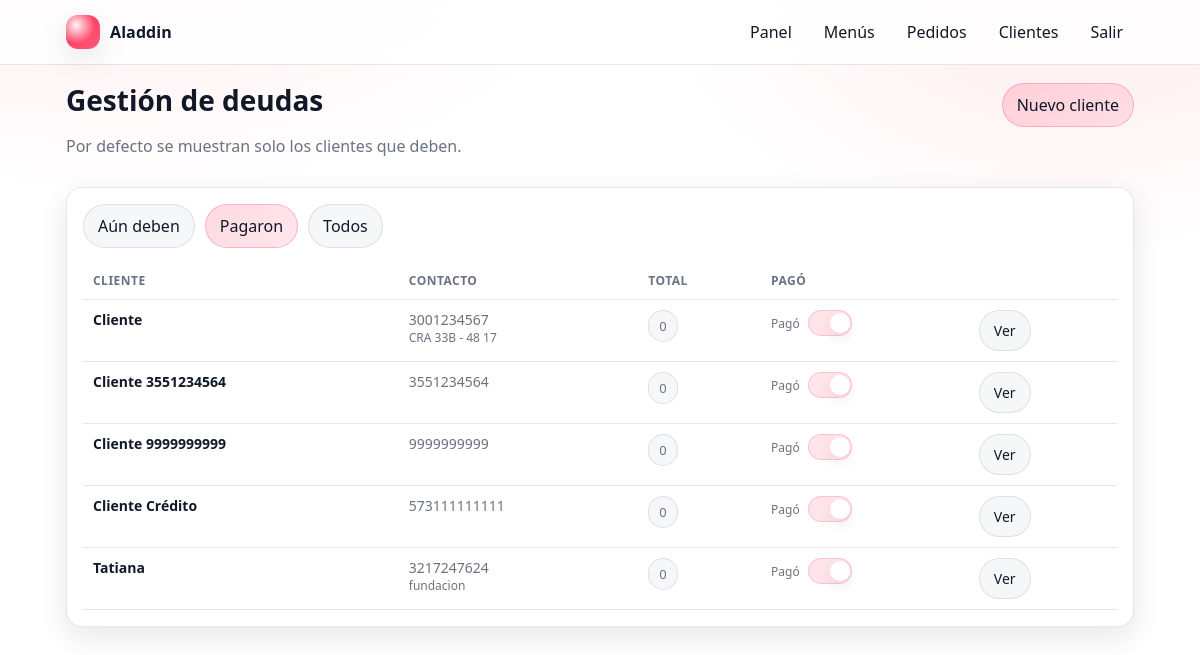
The app's page /credits/customers/?status=paid (signed in) with its own data.
### credits/models.py (models this page shows, shortened)
class Customer(TimeStampedUUIDModel):
    restaurant = models.ForeignKey(
        "restaurants.Restaurant", on_delete=models.CASCADE, related_name="customers"
    )
    full_name = models.CharField(max_length=255)
    phone = models.CharField(max_length=32, blank=True)
    address = models.CharField(max_length=255, blank=True)
    email = models.EmailField(blank=True)
    document_id = models.CharField(max_length=64, blank=True)
    notes = models.TextField(blank=True)
    is_active = models.BooleanField(default=True)
    class Meta:
        constraints = [
            models.UniqueConstraint(
                fields=["restaurant", "full_name"], name="uniq_customer_name_per_restaurant"
            )
        ]
        ordering = ["full_name"]

### credits/views.py (the view)
# urls.py: path("customers/", CustomerListView.as_view(), name="customers_list"),
class CustomerListView(LoginRequiredMixin, RestaurantRequiredMixin, ListView):
    template_name = "credits/customer_list.html"
    model = Customer
    context_object_name = "customers"
    def get_queryset(self):
        status = (self.request.GET.get("status") or "due").strip().lower()
        diff = ExpressionWrapper(
            F("debts__amount_original") - F("debts__amount_paid"),
            output_field=DecimalField(max_digits=12, decimal_places=2),
        )
        outstanding_expr = Coalesce(
            Sum(
                Case(
                    When(debts__status=DebtStatus.OPEN, then=diff),
                    default=Value(Decimal("0.00")),
                    output_field=DecimalField(max_digits=12, decimal_places=2),
                )
            ),
            Value(Decimal("0.00")),
        )
        qs = (
            Customer.objects.filter(restaurant=self.restaurant, is_active=True)
            .annotate(outstanding=outstanding_expr)
            .order_by("full_name")
        )
        if status == "paid":
            qs = qs.filter(outstanding__lte=Decimal("0.00"))
        elif status == "all":
            pass
        else:  # due (default)
            qs = qs.filter(outstanding__gt=Decimal("0.00"))
        return qs
    def get_context_data(self, **kwargs):
        ctx = super().get_context_data(**kwargs)
        status = (self.request.GET.get("status") or "due").strip().lower()
        ctx["status_filter"] = status if status in ("due", "paid", "all") else "due"
        return ctx

### restaurants/mixins.py (called while the page is built)
    def dispatch(self, request, *args, **kwargs):
        self.restaurant = get_restaurant_for_user(user=request.user)
        if self.restaurant is None:
            raise Http404("No tienes un restaurante asignado.")
        return super().dispatch(request, *args, **kwargs)

### restaurants/selectors.py (called while the page is built)
def get_restaurant_for_user(*, user) -> Restaurant | None:
    membership = (
        RestaurantMembership.objects.filter(user=user, is_active=True)
        .select_related("restaurant")
        .first()
    )
    return membership.restaurant if membership else None

### templates/credits/customer_list.html (shortened to what this page needs)
{% extends "base.html" %}
{% load money %}
{% block content %}
  <div class="grid">
    <div class="col-12" style="display:flex; align-items: baseline; justify-content: space-between; gap: 12px; flex-wrap: wrap;">
      <div>
        <h1 class="h1">Gestión de deudas</h1>
        <p class="muted">Por defecto se muestran solo los clientes que deben.</p>
      </div>
      <a class="btn btn-primary" href="{% url 'credits:customers_new' %}">Nuevo cliente</a>
    </div>
    <div class="col-12">
      <div class="card">
        <div class="card-body">
          <div style="display:flex; gap: 10px; flex-wrap: wrap; margin-bottom: 14px;">
            <a class="btn {% if status_filter == 'due' %}btn-primary{% endif %}" href="?status=due">Aún deben</a>
            <a class="btn {% if status_filter == 'paid' %}btn-primary{% endif %}" href="?status=paid">Pagaron</a>
            <a class="btn {% if status_filter == 'all' %}btn-primary{% endif %}" href="?status=all">Todos</a>
          </div>
          {% if customers %}
            <div class="table-scroll">
              <table class="table" style="min-width: 900px;">
                <thead>
                  <tr class="muted">
                    <th>Cliente</th>
                    <th>Contacto</th>
                    <th>Total</th>
                    <th>Pagó</th>
                    <th></th>
                  </tr>
                </thead>
                <tbody>
                  {% for c in customers %}
                    {% include "credits/_customer_row.html" with c=c %}
                  {% endfor %}
                </tbody>
              </table>
            </div>
          {% else %}
            <div class="muted">No hay clientes para este filtro.</div>
          {% endif %}
        </div>
      </div>
    </div>
  </div>
{% endblock %}

### templates/credits/_customer_row.html (shortened to what this page needs)
{% load money %}
<tr id="customer-{{ c.id }}">
  <td style="padding:10px; border-bottom: 1px solid var(--border); font-weight:700;">
    {{ c.full_name }}
  </td>
  <td style="padding:10px; border-bottom: 1px solid var(--border);">
    <div class="muted">{{ c.phone|default:"—" }}</div>
    {% if c.address %}<div class="muted" style="font-size:12px;">{{ c.address }}</div>{% endif %}
  </td>
  <td style="padding:10px; border-bottom: 1px solid var(--border);">
    {% if c.outstanding %}
      <span class="chip chip--urgent">{{ c.outstanding|money }}</span>
    {% else %}
      <span class="chip">0</span>
    {% endif %}
  </td>
  <td style="padding:10px; border-bottom: 1px solid var(--border);">
    <span style="display:inline-flex; align-items:center; gap: 8px;">
      <span class="muted" style="font-size:12px;">Pagó</span>
      <form
        method="post"
        action="{% url 'credits:customers_mark_paid' c.id %}"
        hx-post="{% url 'credits:customers_mark_paid' c.id %}"
        hx-target="#customer-{{ c.id }}"
        hx-swap="outerHTML"
        style="margin:0;"
      >
        <label class="switch" title="Marcar como pagado" style="margin:0; {% if not c.outstanding %}opacity:0.65;{% endif %}">
          <span class="slider"></span>
        </label>
      </form>
    </span>
  </td>
  <td style="padding:10px; border-bottom: 1px solid var(--border);">
    <a class="btn" href="{% url 'credits:customers_detail' c.id %}">Ver</a>
  </td>
</tr>

### static/app.css (style rules this page uses)
:root { --bg: #ffffff; --surface: #ffffff; --surface-2: #f6f7f9; --text: #111827; --muted: #6b7280; --brand: #ff2d55; --brand-2: #ff5a7a; --danger: #ef4444; --border: rgba(17, 24, 39, 0.10); --shadow: 0 10px 30px rgba(17, 24, 39, 0.10); --radius: 16px; --radius-sm: 12px; }
* { box-sizing: border-box; }
html, body { height: 100%; }
body { margin: 0; font-family: system-ui, -apple-system, Segoe UI, Roboto, Arial, sans-serif; background: radial-gradient(900px 500px at 10% -10%, rgba(255, 45, 85, 0.10), transparent 55%), radial-gradient(700px 420px at 90% 0%, rgba(255, 90, 122, 0.12), transparent 60%), var(--bg); color: var(--text); }
a { color: inherit; text-decoration: none; }
.card { background: var(--surface); border: 1px solid var(--border); border-radius: var(--radius); box-shadow: var(--shadow); }
.card-body { padding: 16px; }
.grid { display: grid; grid-template-columns: repeat(12, 1fr); gap: 14px; }
.col-12 { grid-column: span 12; }
label { display: block; margin-bottom: 6px; color: var(--muted); font-size: 14px; }
.btn { display: inline-flex; align-items: center; justify-content: center; gap: 8px; padding: 10px 14px; border-radius: 999px; border: 1px solid var(--border); background: var(--surface-2); color: var(--text); cursor: pointer; text-decoration: none; }
.btn-primary { border-color: rgba(255, 45, 85, 0.25); background: linear-gradient(135deg, rgba(255, 45, 85, 0.18), rgba(255, 90, 122, 0.14)); }
.muted { color: var(--muted); }
.h1 { font-size: 28px; margin: 0 0 6px; }
table { font-size: 14px; }
th { font-size: 12px; text-transform: uppercase; letter-spacing: 0.04em; }
.table-scroll { overflow: auto; -webkit-overflow-scrolling: touch; }
.table { width: 100%; border-collapse: collapse; }
.table th, .table td { padding: 10px; border-bottom: 1px solid var(--border); text-align: left; vertical-align: top; }
.table th { white-space: nowrap; }
.chip { display: inline-flex; align-items: center; gap: 6px; padding: 6px 10px; border-radius: 999px; background: var(--surface-2); border: 1px solid var(--border); color: var(--muted); font-size: 13px; }
.switch { position: relative; display: inline-block; width: 44px; height: 26px; }
.slider { position: absolute; cursor: pointer; inset: 0; background: rgba(17, 24, 39, 0.15); border: 1px solid var(--border); transition: 0.2s; border-radius: 999px; }
.slider:before { position: absolute; content: ""; height: 20px; width: 20px; left: 3px; top: 50%; transform: translateY(-50%); background: white; box-shadow: 0 6px 14px rgba(17, 24, 39, 0.12); transition: 0.2s; border-radius: 999px; }
.switch input:checked + .slider { background: rgba(255, 45, 85, 0.20); border-color: rgba(255, 45, 85, 0.30); }
.switch input:checked + .slider:before { transform: translate(18px, -50%); }

### records on screen
Customer: full_name "Cliente", phone "3001234567", address "CRA 33B - 48 17"
Customer: full_name "Cliente 3551234564", phone "3551234564", shows "0"
Customer: full_name "Cliente 9999999999", phone "9999999999", shows "0"
Customer: full_name "Cliente Crédito", phone "573111111111", shows "0"
Customer: full_name "Tatiana", phone "3217247624", address "fundacion", shows "0"
